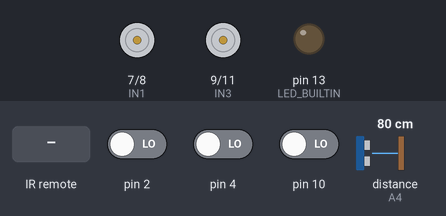
Bench run of a sketch on a simulated Arduino Uno, built with avr-gcc and run on an emulated ATmega328P. Shown: motor-driver pin pairs drawn as motors (green arrow = first pin HIGH = forward, orange = second pin HIGH = backward, longer = more drive, scaled by the enable pin), output pins drawn as LEDs (lit = HIGH). Wiring (inferred from the names in the program): ultrasonic range finder: trigger A5; echo A4. Inputs (shaded band) come from the test bench; at power-on: pin 2 LOW, pin 4 LOW, pin 10 LOW, distance to the obstacle (sensor on A4) 80 cm. The echo pulse lasts 58.3 µs per cm; pins used as bus, display or sensor lines are not drawn.

Above: at 1.2 s.
1.3 s: infrared code 0xFF629D received
At 4.1 s:
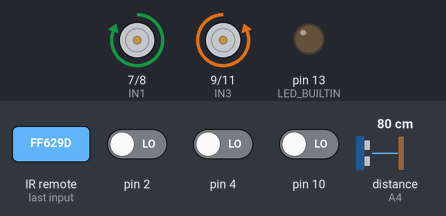
4.3 s: infrared code 0xFFA857 received
7.3 s: infrared code 0xFF22DD received
At 7.43 s:
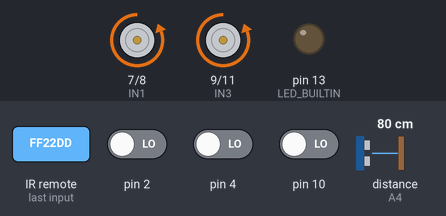
9.0 s: infrared code 0xFFC23D received
At 9.13 s:
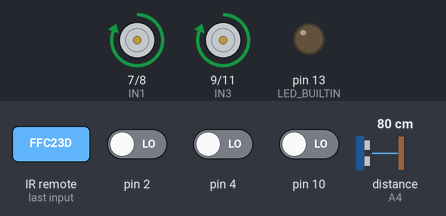
10.7 s: infrared code 0xFF6897 received
At 11.1 s:
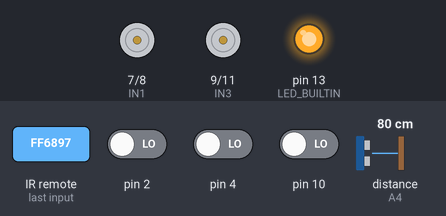
12.2 s: infrared code 0xFF629D received
Timing chart, 0 to 15.8 s (numbered marks = the images above; inputs shaded):
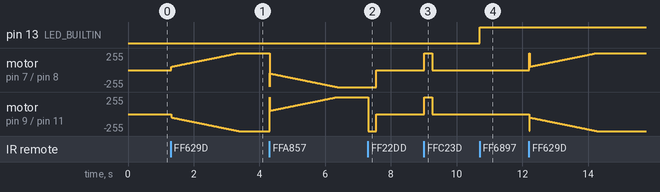

The sketch:

robotcar.ino
```cpp
#include <IRremote.h>
#include <Servo.h>

// line tracking IO
#define LT_R digitalRead(10)
#define LT_M digitalRead(4)
#define LT_L digitalRead(2)

// define L298n module IO Pin
// ENA   ENB   IN1   IN2   IN3   IN4   Description
// HIGH  HIGH  HIGH  LOW   LOW   HIGH  Car is runing forward
// HIGH  HIGH  LOW   HIGH  HIGH  LOW   Car is runing back
// HIGH  HIGH  LOW   HIGH  LOW   HIGH  Car is turning left
// HIGH  HIGH  HIGH  LOW   HIGH  LOW   Car is turning right
// HIGH  HIGH  LOW   LOW   LOW   LOW   Car is stoped
// HIGH  HIGH  HIGH  HIGH  HIGH  HIGH  Car is stoped
// LOW   LOW   N/A   N/A   N/A   N/A   Car is stoped
const byte ENA = 5;
const byte ENB = 6;
const byte IN1 = 7;
const byte IN2 = 8;
const byte IN3 = 9;
const byte IN4 = 11;

// infrared signal codes
const byte RECV_PIN = 12;
const long IR_UP = 16736925;
const long IR_DOWN = 16754775;
const long IR_LEFT = 16720605;
const long IR_RIGHT = 16761405;
const long IR_OK = 16712445;
const long IR_ONE = 16738455;
const long IR_TWO = 16750695;

// infrared signal
IRrecv irrecv(RECV_PIN);
decode_results irResults;

// servo and obstacle detection
const int ECHO = A4;
const int TRIG = A5;
const int MIN_OBSTACLE_DISTANCE = 20;
int rightDistance = 0;
int leftDistance = 0;
int middleDistance = 0;
bool servoActive = false;
Servo obstacleServo;

// control
const char FRW = 'f';
const char BCK = 'b';
const char LFT = 'l';
const char RGH = 'r';
const char HLD = 'h';
const char LED = 's';

void setup() {
  // open serial and set the baudrate
  Serial.begin(9600);

  // before using io pin, pin mode must be set first
  pinMode(LED_BUILTIN, OUTPUT);
  pinMode(IN1, OUTPUT);
  pinMode(IN2, OUTPUT);
  pinMode(IN3, OUTPUT);
  pinMode(IN4, OUTPUT);
  pinMode(ENA, OUTPUT);
  pinMode(ENB, OUTPUT);
  pinMode(ECHO, INPUT);
  pinMode(TRIG, OUTPUT);
  pinMode(LT_R, INPUT);
  pinMode(LT_M, INPUT);
  pinMode(LT_L, INPUT);

  // start receiving infrared signal
  irrecv.enableIRIn();

  // servo activate
  if (servoActive) {
    obstacleServo.attach(3);
    obstacleServo.write(90);
  }
}

void loop() {
  char bluetoothCommand = readBluetooth();
  char irCommand = readIr();
  bool forwardCommand = FRW == bluetoothCommand || FRW == irCommand;
  bool backCommand = BCK == bluetoothCommand || BCK == irCommand;
  bool leftCommand = LFT == bluetoothCommand || LFT == irCommand;
  bool rightCommand = RGH == bluetoothCommand || RGH == irCommand;
  bool holdCommand = HLD == bluetoothCommand || HLD == irCommand;
  bool ledCommand = LED == bluetoothCommand || LED == irCommand;
  bool obstacle = measureDistance() <= MIN_OBSTACLE_DISTANCE;

  if (forwardCommand && !obstacle) {
    forward();
  }
  else if (backCommand) {
    back();
  }
  else if (leftCommand) {
    left();
  }
  else if (rightCommand) {
    right();
  }
  else if (holdCommand) {
    hold();
  }
  else if (ledCommand) {
    toggleLed();
  }

  if (obstacle) {
    hold();
  }

  if (LT_M || LT_R || LT_L) {
    hold();
  }
}

char readBluetooth() {
  // bluetooth serial port
  return Serial.read();
}

char readIr() {
  char result;

  if (irrecv.decode(&irResults)) {
    unsigned long irValue = irResults.value;
    irrecv.resume();

    switch (irValue) {
      case IR_UP:
        return FRW;
      case IR_DOWN:
        return BCK;
      case IR_LEFT:
        return LFT;
      case IR_RIGHT:
        return RGH;
      case IR_OK:
        return HLD;
      case IR_ONE:
        return LED;
      default:
        Serial.println(irValue);
        break;
    }
  }

  return result;
}

void slowAccelerate() {
  for (int i = 50; i <= 255; i++) {
    analogWrite(ENA, i);
    analogWrite(ENB, i);
    delay(10);
  }
}

void fastAccelerate() {
  digitalWrite(ENA, HIGH);
  digitalWrite(ENB, HIGH);
}

void hold() {
  digitalWrite(ENA, LOW);
  digitalWrite(ENB, LOW);
  digitalWrite(IN1, LOW);
  digitalWrite(IN2, LOW);
  digitalWrite(IN3, LOW);
  digitalWrite(IN4, LOW);
}

void forward() {
  digitalWrite(IN1, HIGH);
  digitalWrite(IN2, LOW);
  digitalWrite(IN3, LOW);
  digitalWrite(IN4, HIGH);

  slowAccelerate();
}

void back() {
  digitalWrite(IN1, LOW);
  digitalWrite(IN2, HIGH);
  digitalWrite(IN3, HIGH);
  digitalWrite(IN4, LOW);

  slowAccelerate();
}

void left() {
  digitalWrite(IN1, LOW);
  digitalWrite(IN2, HIGH);
  digitalWrite(IN3, LOW);
  digitalWrite(IN4, HIGH);

  fastAccelerate();
  delay(250);
  hold();
}

void right() {
  digitalWrite(IN1, HIGH);
  digitalWrite(IN2, LOW);
  digitalWrite(IN3, HIGH);
  digitalWrite(IN4, LOW);

  fastAccelerate();
  delay(250);
  hold();
}

void toggleLed() {
  digitalWrite(LED_BUILTIN, !digitalRead(LED_BUILTIN));
}

int measureDistance() {
  digitalWrite(TRIG, LOW);
  delayMicroseconds(2);
  digitalWrite(TRIG, HIGH);
  delayMicroseconds(20);
  digitalWrite(TRIG, LOW);

  float distance = pulseIn(ECHO, HIGH);
  distance = distance / 58;

  return (int) distance;
}
```

Measured:
- after the input at 1.3 s, motor on pin 7 (IN1) / pin 8 (IN2): moves from stopped to forward 255/255 over 2.1 s, starting at once; motor on pin 9 (IN3) / pin 11 (IN4): moves from stopped to backward 255/255 over 2.1 s, starting at once
- after the input at 7.3 s, motor on pin 7 (IN1) / pin 8 (IN2): backward 255/255 → stopped after 0.26 s; motor on pin 9 (IN3) / pin 11 (IN4): forward 255/255 → backward 255/255 at once, → stopped 0.25 s later
- after the input at 9.0 s, motor on pin 7 (IN1) / pin 8 (IN2), motor on pin 9 (IN3) / pin 11 (IN4): stopped → forward 255/255 at once, → stopped 0.25 s later
- after the input at 10.7 s, pin 13 (LED_BUILTIN): LOW → HIGH at once
